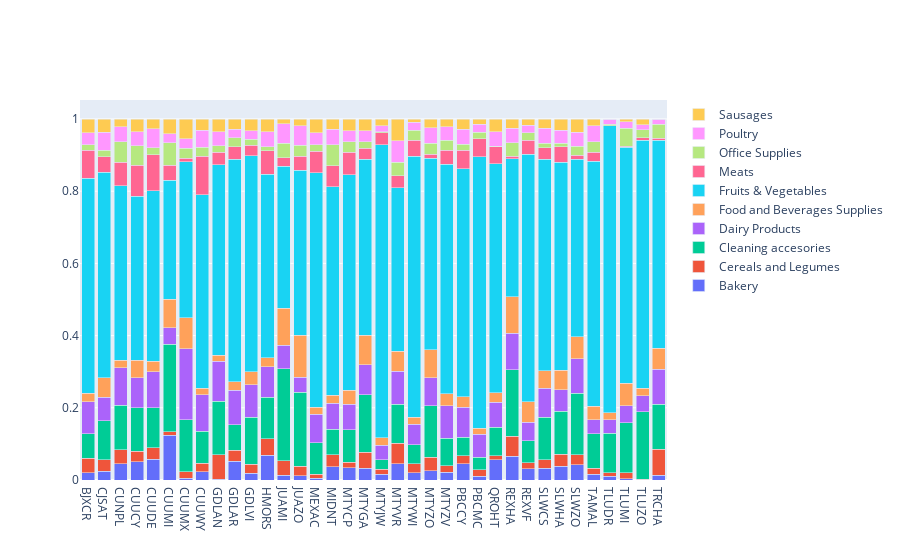

Notebook cell for this chart:
### Code cell
# initiate data list for figure
data = []
#use for loop on every zoo name to create bar data
for x in cross_tab2.columns:
    data.append(go.Bar(name=str(x), x=cross_tab2.index, y=cross_tab2[x]))

figure = go.Figure(data)
figure.update_layout(barmode = 'stack')

#For you to take a look at the result use
figure.show()

### Figure 1 — Plotly figure (JSON) as saved in the notebook; plotly's stock layout.template omitted (floating-point values rounded to 4 significant figures)
{"data": [{"name": "Bakery", "type": "bar", "x": ["BJXCR", "CJSAT", "CUNPL", "CUUCY", "CUUDE", "CUUMI", "CUUMX", "CUUWY", "GDLAN", "GDLAR", "GDLVI", "HMORS", "JUAMI", "JUAZO", "MEXAC", "MIDNT", "MTYCP", "MTYGA", "MTYJW", "MTYVR", "MTYWI", "MTYZO", "MTYZV", "PBCCY", "PBCMC", "QROHT", "REXHA", "REXVF", "SLWCS", "SLWHA", "SLWZO", "TAMAL", "TLUDR", "TLUMI", "TLUZO", "TRCHA"], "y": [0.02012, 0.0239, 0.0448, 0.05117, 0.05815, 0.1238, 0.005298, 0.0235, 0.002749, 0.05225, 0.0192, 0.06905, 0.01378, 0.01178, 0.005536, 0.0365, 0.0341, 0.03247, 0.01529, 0.04463, 0.01953, 0.02557, 0.02204, 0.04522, 0.01072, 0.05642, 0.0653, 0.03139, 0.03273, 0.03864, 0.04207, 0.01537, 0.01068, 0.003542, 0.001392, 0.01322]}, {"name": "Cereals and Legumes", "type": "bar", "x": ["BJXCR", "CJSAT", "CUNPL", "CUUCY", "CUUDE", "CUUMI", "CUUMX", "CUUWY", "GDLAN", "GDLAR", "GDLVI", "HMORS", "JUAMI", "JUAZO", "MEXAC", "MIDNT", "MTYCP", "MTYGA", "MTYJW", "MTYVR", "MTYWI", "MTYZO", "MTYZV", "PBCCY", "PBCMC", "QROHT", "REXHA", "REXVF", "SLWCS", "SLWHA", "SLWZO", "TAMAL", "TLUDR", "TLUMI", "TLUZO", "TRCHA"], "y": [0.04059, 0.03273, 0.03834, 0.02813, 0.03114, 0.01019, 0.01722, 0.02329, 0.06667, 0.02991, 0.02427, 0.04468, 0.04018, 0.02663, 0.01007, 0.03391, 0.01458, 0.04496, 0.01384, 0.0573, 0.02544, 0.03777, 0.01714, 0.02243, 0.01832, 0.01012, 0.05607, 0.01602, 0.02349, 0.03239, 0.02835, 0.01774, 0.009151, 0.01653, 0.001392, 0.07159]}, {"name": "Cleaning accesories", "type": "bar", "x": ["BJXCR", "CJSAT", "CUNPL", "CUUCY", "CUUDE", "CUUMI", "CUUMX", "CUUWY", "GDLAN", "GDLAR", "GDLVI", "HMORS", "JUAMI", "JUAZO", "MEXAC", "MIDNT", "MTYCP", "MTYGA", "MTYJW", "MTYVR", "MTYWI", "MTYZO", "MTYZV", "PBCCY", "PBCMC", "QROHT", "REXHA", "REXVF", "SLWCS", "SLWHA", "SLWZO", "TAMAL", "TLUDR", "TLUMI", "TLUZO", "TRCHA"], "y": [0.06742, 0.1074, 0.1238, 0.121, 0.1103, 0.2422, 0.1439, 0.08825, 0.1491, 0.07116, 0.1304, 0.1152, 0.2537, 0.2053, 0.08807, 0.06989, 0.08994, 0.1593, 0.02654, 0.1086, 0.05204, 0.1429, 0.07664, 0.05029, 0.03457, 0.07977, 0.1847, 0.06067, 0.1171, 0.1199, 0.1701, 0.09536, 0.1093, 0.1381, 0.1858, 0.1256]}, {"name": "Dairy Products", "type": "bar", "x": ["BJXCR", "CJSAT", "CUNPL", "CUUCY", "CUUDE", "CUUMI", "CUUMX", "CUUWY", "GDLAN", "GDLAR", "GDLVI", "HMORS", "JUAMI", "JUAZO", "MEXAC", "MIDNT", "MTYCP", "MTYGA", "MTYJW", "MTYVR", "MTYWI", "MTYZO", "MTYZV", "PBCCY", "PBCMC", "QROHT", "REXHA", "REXVF", "SLWCS", "SLWHA", "SLWZO", "TAMAL", "TLUDR", "TLUMI", "TLUZO", "TRCHA"], "y": [0.08825, 0.06579, 0.1036, 0.08268, 0.1004, 0.04545, 0.1969, 0.1009, 0.1107, 0.09488, 0.09018, 0.08493, 0.06544, 0.04096, 0.07851, 0.07274, 0.07166, 0.08192, 0.04096, 0.09047, 0.05712, 0.0767, 0.08962, 0.08394, 0.0635, 0.06887, 0.1003, 0.05226, 0.08125, 0.05909, 0.09511, 0.03818, 0.03813, 0.04723, 0.04454, 0.09692]}, {"name": "Food and Beverages Supplies", "type": "bar", "x": ["BJXCR", "CJSAT", "CUNPL", "CUUCY", "CUUDE", "CUUMI", "CUUMX", "CUUWY", "GDLAN", "GDLAR", "GDLVI", "HMORS", "JUAMI", "JUAZO", "MEXAC", "MIDNT", "MTYCP", "MTYGA", "MTYJW", "MTYVR", "MTYWI", "MTYZO", "MTYZV", "PBCCY", "PBCMC", "QROHT", "REXHA", "REXVF", "SLWCS", "SLWHA", "SLWZO", "TAMAL", "TLUDR", "TLUMI", "TLUZO", "TRCHA"], "y": [0.02365, 0.05401, 0.02126, 0.04812, 0.02955, 0.07915, 0.08565, 0.01859, 0.01581, 0.02338, 0.03586, 0.02474, 0.1033, 0.1162, 0.01912, 0.022, 0.03805, 0.08292, 0.02048, 0.05609, 0.01904, 0.07728, 0.03379, 0.02858, 0.01556, 0.02607, 0.1009, 0.05695, 0.04852, 0.05426, 0.06173, 0.03802, 0.01932, 0.06198, 0.02088, 0.05727]}, {"name": "Fruits & Vegetables", "type": "bar", "x": ["BJXCR", "CJSAT", "CUNPL", "CUUCY", "CUUDE", "CUUMI", "CUUMX", "CUUWY", "GDLAN", "GDLAR", "GDLVI", "HMORS", "JUAMI", "JUAZO", "MEXAC", "MIDNT", "MTYCP", "MTYGA", "MTYJW", "MTYVR", "MTYWI", "MTYZO", "MTYZV", "PBCCY", "PBCMC", "QROHT", "REXHA", "REXVF", "SLWCS", "SLWHA", "SLWZO", "TAMAL", "TLUDR", "TLUMI", "TLUZO", "TRCHA"], "y": [0.5958, 0.5682, 0.4833, 0.4551, 0.4722, 0.3292, 0.4331, 0.535, 0.5278, 0.6167, 0.5987, 0.5085, 0.3927, 0.4567, 0.6502, 0.5775, 0.597, 0.4875, 0.8111, 0.4524, 0.7241, 0.5317, 0.6357, 0.6313, 0.7526, 0.635, 0.3826, 0.6856, 0.5861, 0.5759, 0.4911, 0.6776, 0.7946, 0.6541, 0.6868, 0.5771]}, {"name": "Meats", "type": "bar", "x": ["BJXCR", "CJSAT", "CUNPL", "CUUCY", "CUUDE", "CUUMI", "CUUMX", "CUUWY", "GDLAN", "GDLAR", "GDLVI", "HMORS", "JUAMI", "JUAZO", "MEXAC", "MIDNT", "MTYCP", "MTYGA", "MTYJW", "MTYVR", "MTYWI", "MTYZO", "MTYZV", "PBCCY", "PBCMC", "QROHT", "REXHA", "REXVF", "SLWCS", "SLWHA", "SLWZO", "TAMAL", "TLUDR", "TLUMI", "TLUZO", "TRCHA"], "y": [0.07695, 0.04386, 0.0653, 0.08573, 0.09946, 0.04154, 0.009272, 0.1075, 0.03436, 0.03472, 0.02861, 0.06425, 0.02296, 0.03943, 0.05888, 0.0585, 0.06252, 0.02997, 0.03432, 0.03317, 0.04383, 0.009878, 0.03795, 0.0521, 0.05048, 0.04669, 0.006596, 0.0377, 0.03157, 0.0429, 0.01097, 0.0255, 0, 0.002361, 0.006959, 0.004405]}, {"name": "Office Supplies", "type": "bar", "x": ["BJXCR", "CJSAT", "CUNPL", "CUUCY", "CUUDE", "CUUMI", "CUUMX", "CUUWY", "GDLAN", "GDLAR", "GDLVI", "HMORS", "JUAMI", "JUAZO", "MEXAC", "MIDNT", "MTYCP", "MTYGA", "MTYJW", "MTYVR", "MTYWI", "MTYZO", "MTYZV", "PBCCY", "PBCMC", "QROHT", "REXHA", "REXVF", "SLWCS", "SLWHA", "SLWZO", "TAMAL", "TLUDR", "TLUMI", "TLUZO", "TRCHA"], "y": [0.01588, 0.01735, 0.05619, 0.05354, 0.0197, 0.0627, 0.02826, 0.02436, 0.01856, 0.02509, 0.01702, 0.01108, 0.04133, 0.03021, 0.01812, 0.05773, 0.02965, 0.01798, 0.002307, 0.03739, 0.02725, 0.0308, 0.02816, 0.01592, 0.01729, 0.001167, 0.0376, 0.02168, 0.01155, 0.009943, 0.02515, 0.02851, 0.004575, 0.05077, 0.02296, 0.0391]}, {"name": "Poultry", "type": "bar", "x": ["BJXCR", "CJSAT", "CUNPL", "CUUCY", "CUUDE", "CUUMI", "CUUMX", "CUUWY", "GDLAN", "GDLAR", "GDLVI", "HMORS", "JUAMI", "JUAZO", "MEXAC", "MIDNT", "MTYCP", "MTYGA", "MTYJW", "MTYVR", "MTYWI", "MTYZO", "MTYZV", "PBCCY", "PBCMC", "QROHT", "REXHA", "REXVF", "SLWCS", "SLWHA", "SLWZO", "TAMAL", "TLUDR", "TLUMI", "TLUZO", "TRCHA"], "y": [0.03283, 0.05041, 0.04214, 0.03897, 0.05148, 0.02429, 0.02517, 0.04722, 0.03849, 0.02303, 0.02318, 0.04173, 0.05396, 0.05376, 0.03372, 0.04323, 0.03064, 0.03047, 0.01615, 0.06031, 0.02282, 0.04358, 0.0382, 0.04233, 0.02282, 0.04047, 0.0409, 0.02055, 0.04236, 0.03608, 0.03932, 0.04546, 0.01373, 0.01771, 0.01392, 0.01432]}, {"name": "Sausages", "type": "bar", "x": ["BJXCR", "CJSAT", "CUNPL", "CUUCY", "CUUDE", "CUUMI", "CUUMX", "CUUWY", "GDLAN", "GDLAR", "GDLVI", "HMORS", "JUAMI", "JUAZO", "MEXAC", "MIDNT", "MTYCP", "MTYGA", "MTYJW", "MTYVR", "MTYWI", "MTYZO", "MTYZV", "PBCCY", "PBCMC", "QROHT", "REXHA", "REXVF", "SLWCS", "SLWHA", "SLWZO", "TAMAL", "TLUDR", "TLUMI", "TLUZO", "TRCHA"], "y": [0.03848, 0.03633, 0.02126, 0.03558, 0.02765, 0.04154, 0.05519, 0.03141, 0.03574, 0.02888, 0.0326, 0.03582, 0.01263, 0.01895, 0.03775, 0.02796, 0.03188, 0.03247, 0.01904, 0.05971, 0.008864, 0.02382, 0.02081, 0.02786, 0.01418, 0.03541, 0.02507, 0.01715, 0.02541, 0.03097, 0.03612, 0.01822, 0.0005084, 0.007674, 0.01531, 0.0005507]}], "layout": {"barmode": "stack"}}
